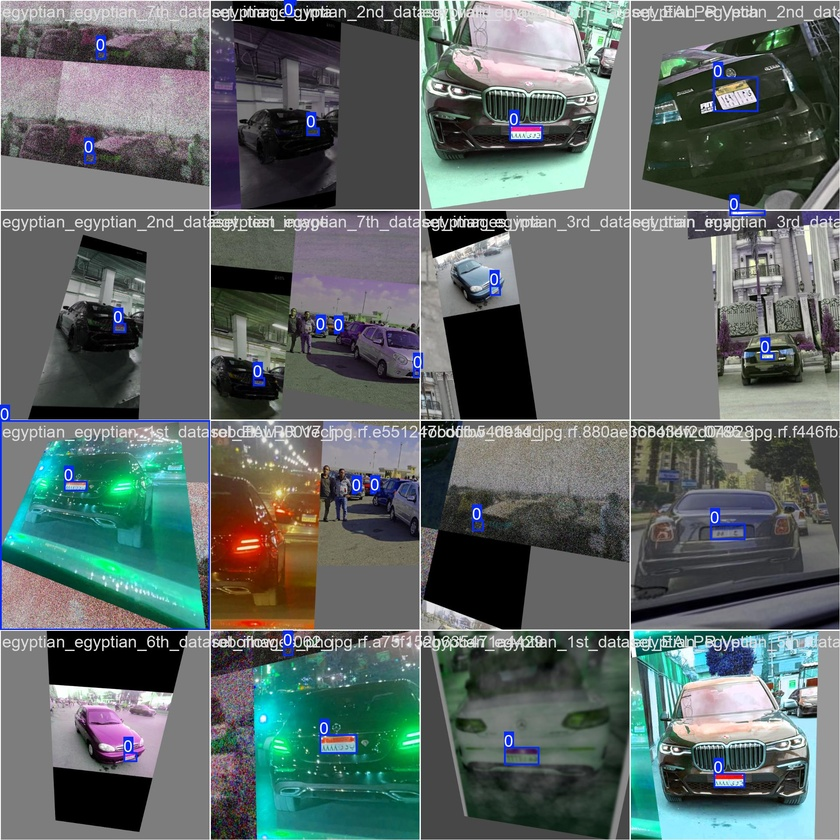
#> input picture train3/train_batch0.jpg, 840 x 840 px, shrunk from 1920 x 1920 before the run
$ python -i run_realtime.py   (imports and definitions only)
#> lines starting #> are read from the running program, lines starting #| are printed output that depends on the picture; after the words box and inside, x2 and y2 are one past the last pixel; in counts of white or black regions, pixels touching at a corner belong together
#> further down, picture is the input picture: shape (840, 840, 3); mean B, G, R 103.6, 104.8, 94.9
import cv2
import numpy as np
import re
import time
from ultralytics import YOLO

# ── تحميل الموديلات ─────────────────────────────────────────────────────────
# [1 line not run here, left out]
# [1 line that did not run here, left out]
# [1 line that did not run here, left out]
# [1 line that did not run here, left out]
# [1 line not run here, left out]


# [9 lines left out: function is_valid_egyptian_plate, not called in this run]


def deskew_plate(plate_img):
    try:
        gray      = cv2.cvtColor(plate_img, cv2.COLOR_BGR2GRAY)
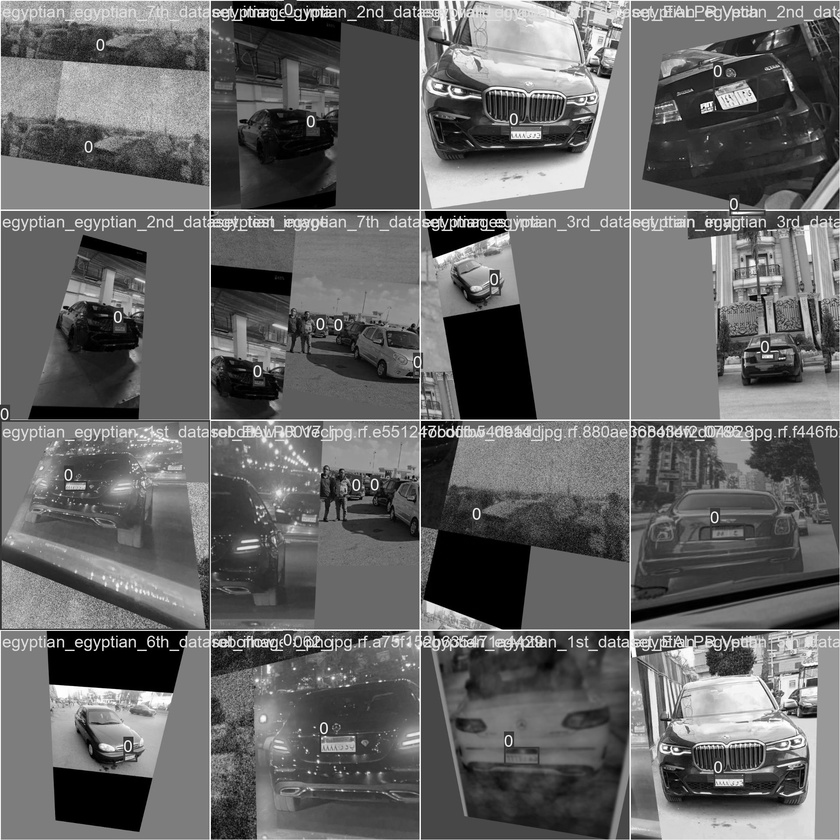
#> gray: shape (840, 840); min 0, max 255, mean 101.7
        blurred   = cv2.bilateralFilter(gray, 9, 75, 75)
        _, thresh = cv2.threshold(blurred, 0, 255, cv2.THRESH_BINARY_INV + cv2.THRESH_OTSU)
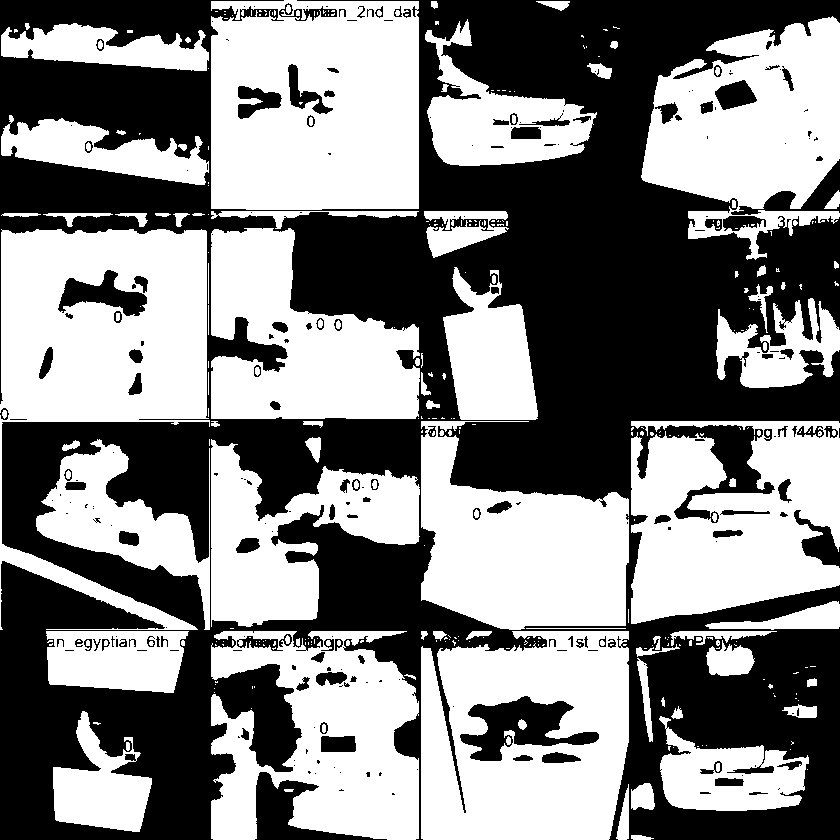
#> thresh: shape (840, 840); 51.5% white; 235 black regions (123 under 20 px), largest, box (x1, y1, x2, y2) and area: (0, 0, 840, 840) 317624, (460, 696, 599, 761) 4231, (255, 772, 387, 840) 3007
        coords    = np.column_stack(np.where(thresh > 0))
#> coords = 363644 pairs, first value 0 to 839, second value 0 to 839
        if len(coords) == 0:
            return plate_img
        rect  = cv2.minAreaRect(coords)
#> rect = ((419.5, 419.5), (839, 839), -90)
        angle = rect[-1]
#> angle = -90
        if angle < -45:
            angle = -(90 + angle)
#> angle = 0
        else:
            angle = -angle
        if 1.0 < abs(angle) < 30.0:
            h, w = plate_img.shape[:2]
            M    = cv2.getRotationMatrix2D((w // 2, h // 2), angle, 1.0)
            return cv2.warpAffine(plate_img, M, (w, h),
                                  flags=cv2.INTER_CUBIC,
                                  borderMode=cv2.BORDER_REPLICATE)
    except Exception as e:
        print(f"[Deskew Error] {e}")
    return plate_img


# [123 lines left out: functions read_plate, main, not called in this run]


# [2 lines not run here, left out]

>>> import cv2
>>> picture = cv2.imread('train3/train_batch0.jpg')
>>> result = deskew_plate(picture)

$ run again, on train3/train_batch1.jpg
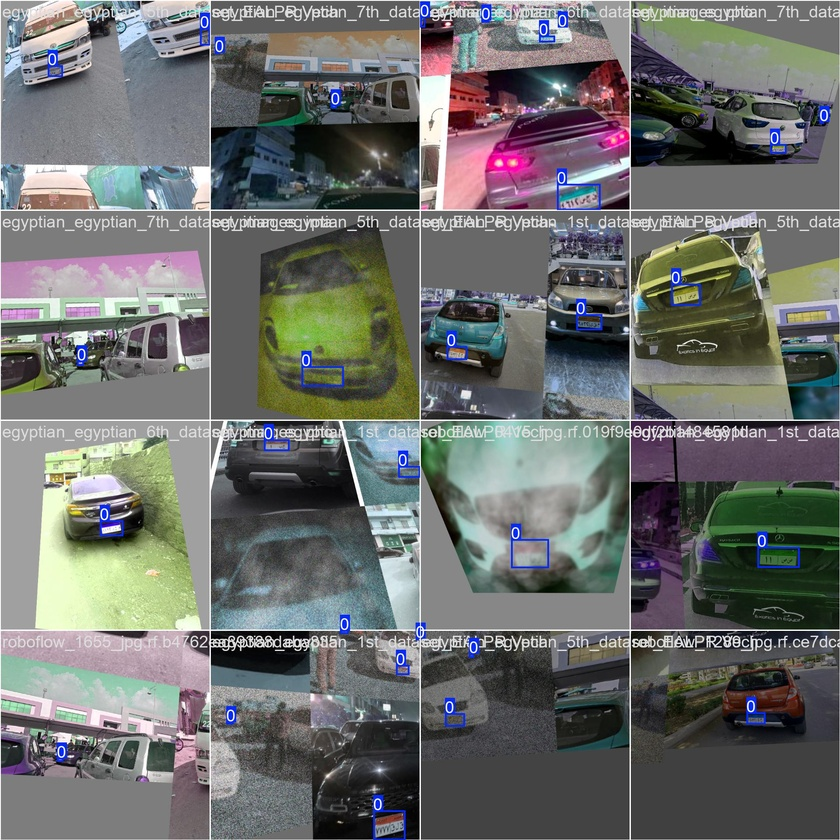
#> input picture train3/train_batch1.jpg, 840 x 840 px, shrunk from 1920 x 1920 before the run
#> picture is the input picture: shape (840, 840, 3); mean B, G, R 108.4, 110.3, 108.2
#> in deskew_plate, `gray      = cv2.cvtColor(plate_img, cv2.COLOR_BGR2GRAY)`:
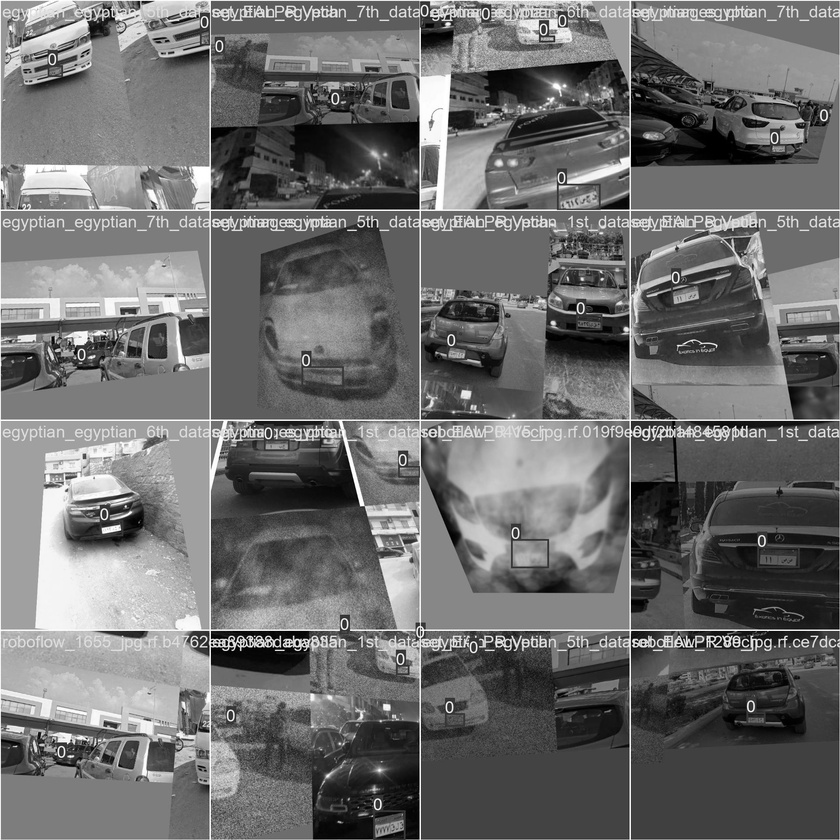
#> gray: shape (840, 840); min 0, max 255, mean 109.4
#> in deskew_plate, `_, thresh = cv2.threshold(blurred, 0, 255, cv2.THRESH_BINARY_INV + cv2..`:
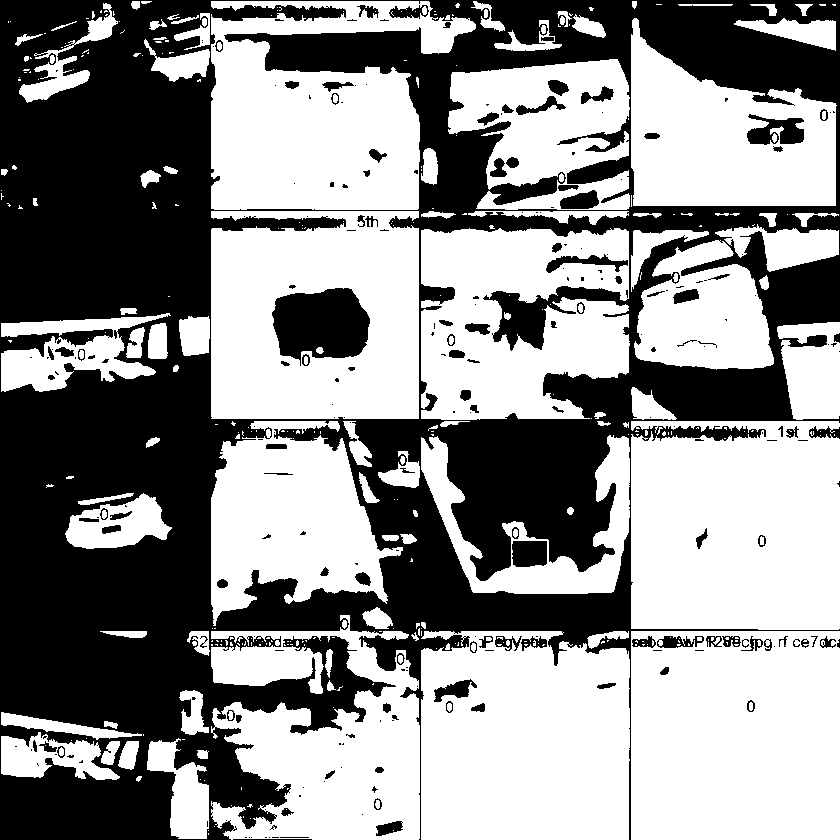
#> thresh: shape (840, 840); 55.6% white; 241 black regions (130 under 20 px), largest, box (x1, y1, x2, y2) and area: (0, 0, 840, 840) 295168, (272, 288, 370, 366) 5638, (747, 114, 804, 145) 1094
#> coords = 392186 pairs, first value 1 to 839, second value 1 to 839
#> rect = ((420, 420), (838, 838), -90)
#> in deskew_plate, `angle = rect[-1]`: angle = -90
#> in deskew_plate, `angle = -(90 + angle)`: angle = 0

$ run again, on train3/train_batch19570.jpg
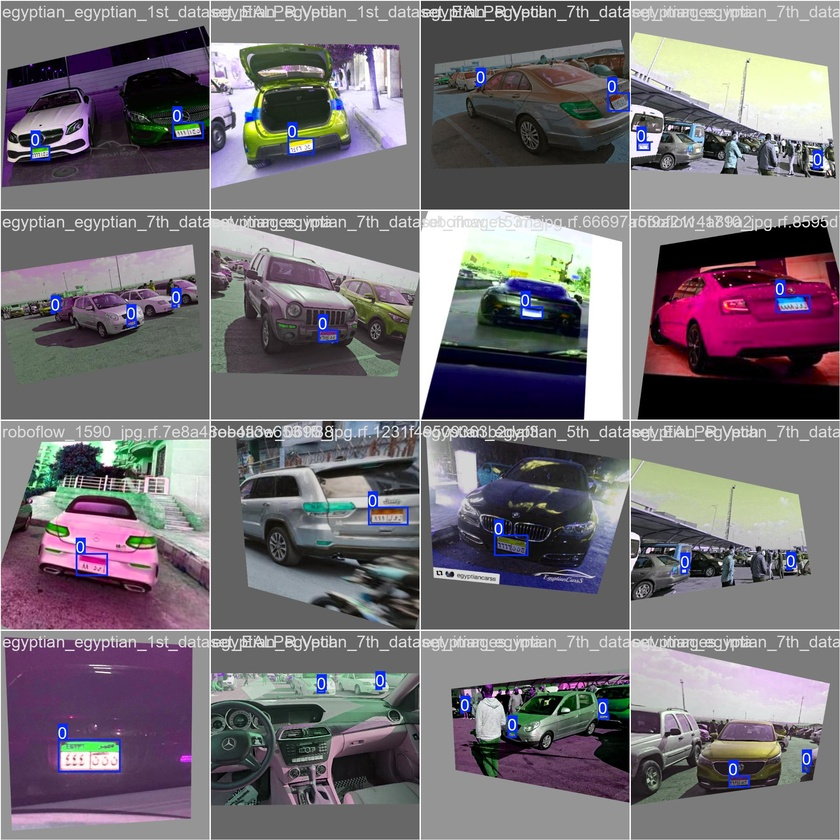
#> input picture train3/train_batch19570.jpg, 840 x 840 px, shrunk from 1920 x 1920 before the run
#> picture is the input picture: shape (840, 840, 3); mean B, G, R 117.6, 111.7, 117
#> in deskew_plate, `gray      = cv2.cvtColor(plate_img, cv2.COLOR_BGR2GRAY)`:
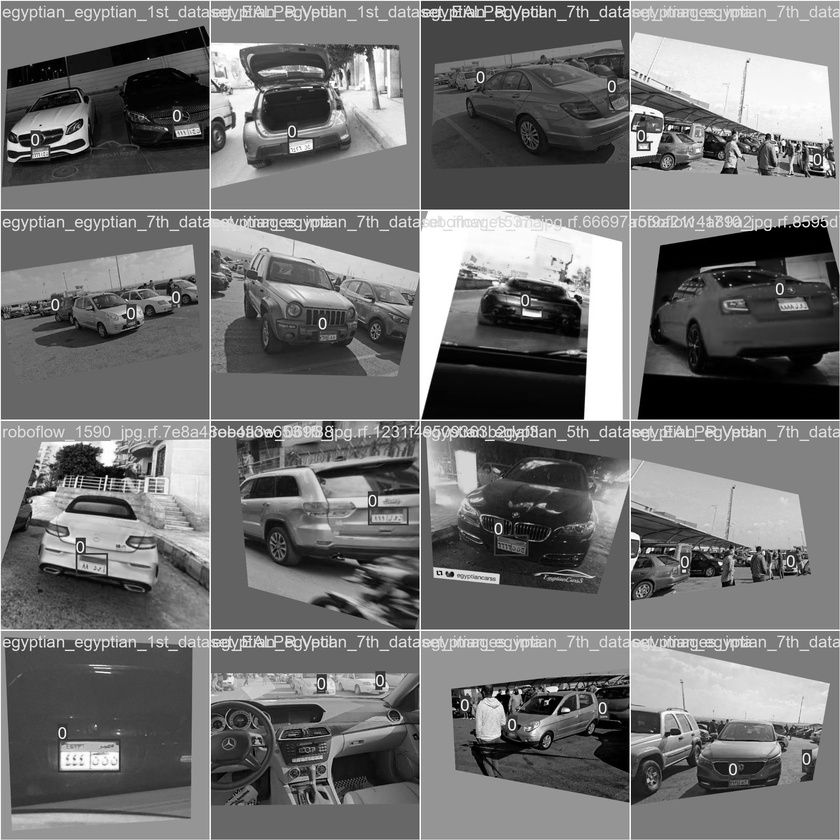
#> gray: shape (840, 840); min 0, max 255, mean 114
#> in deskew_plate, `_, thresh = cv2.threshold(blurred, 0, 255, cv2.THRESH_BINARY_INV + cv2..`:
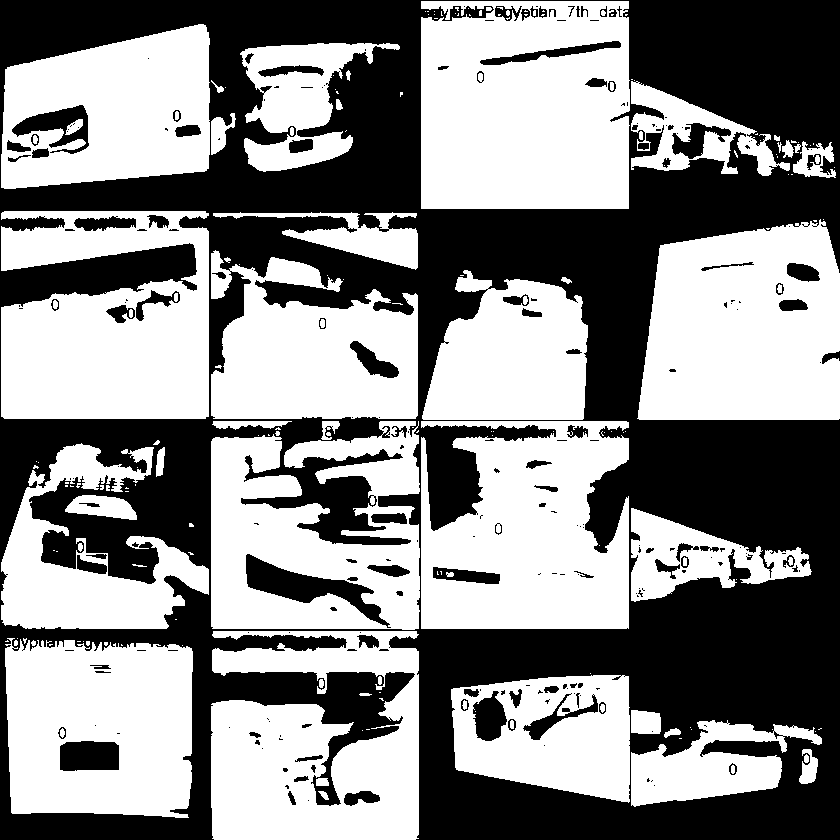
#> thresh: shape (840, 840); 53.4% white; 228 black regions (129 under 20 px), largest, box (x1, y1, x2, y2) and area: (0, 0, 840, 840) 307346, (246, 554, 391, 628) 3230, (60, 741, 119, 771) 1654
#> coords = 376542 pairs, first value 1 to 839, second value 1 to 839
#> rect = ((420, 420), (838, 838), -90)
#> in deskew_plate, `angle = rect[-1]`: angle = -90
#> in deskew_plate, `angle = -(90 + angle)`: angle = 0

$ run again, on train3/train_batch19571.jpg
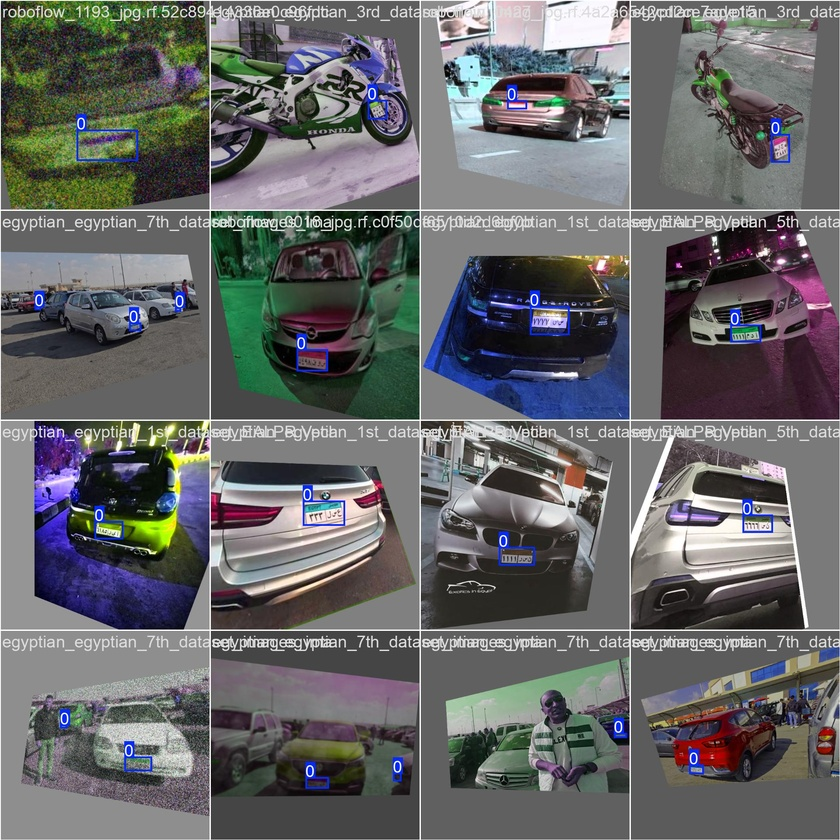
#> input picture train3/train_batch19571.jpg, 840 x 840 px, shrunk from 1920 x 1920 before the run
#> picture is the input picture: shape (840, 840, 3); mean B, G, R 103.8, 102.4, 101.9
#> in deskew_plate, `gray      = cv2.cvtColor(plate_img, cv2.COLOR_BGR2GRAY)`:
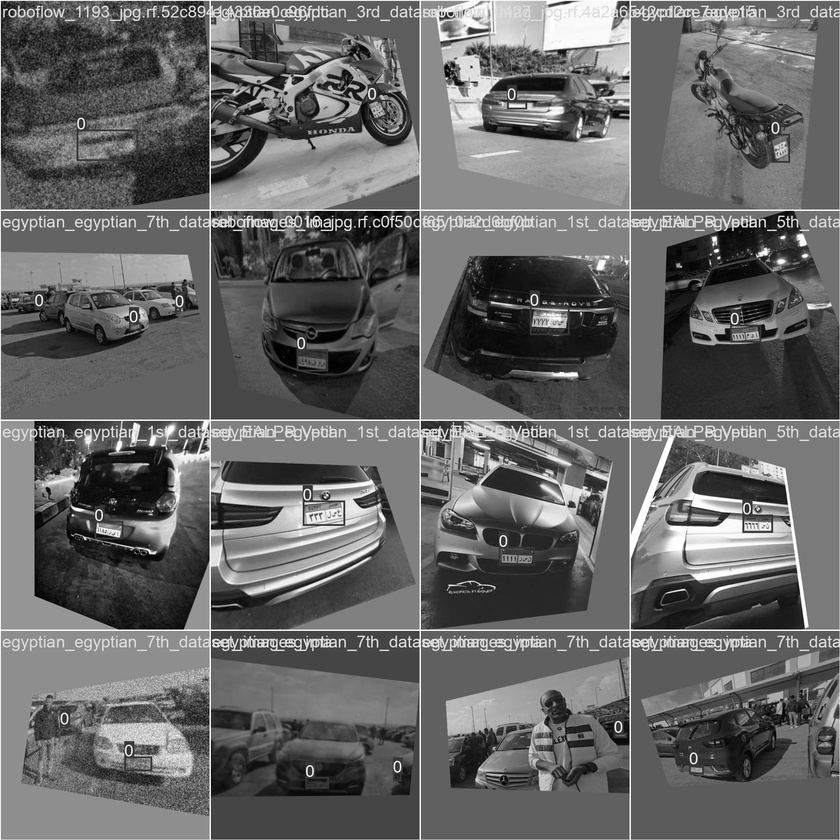
#> gray: shape (840, 840); min 0, max 255, mean 102.4
#> in deskew_plate, `_, thresh = cv2.threshold(blurred, 0, 255, cv2.THRESH_BINARY_INV + cv2..`:
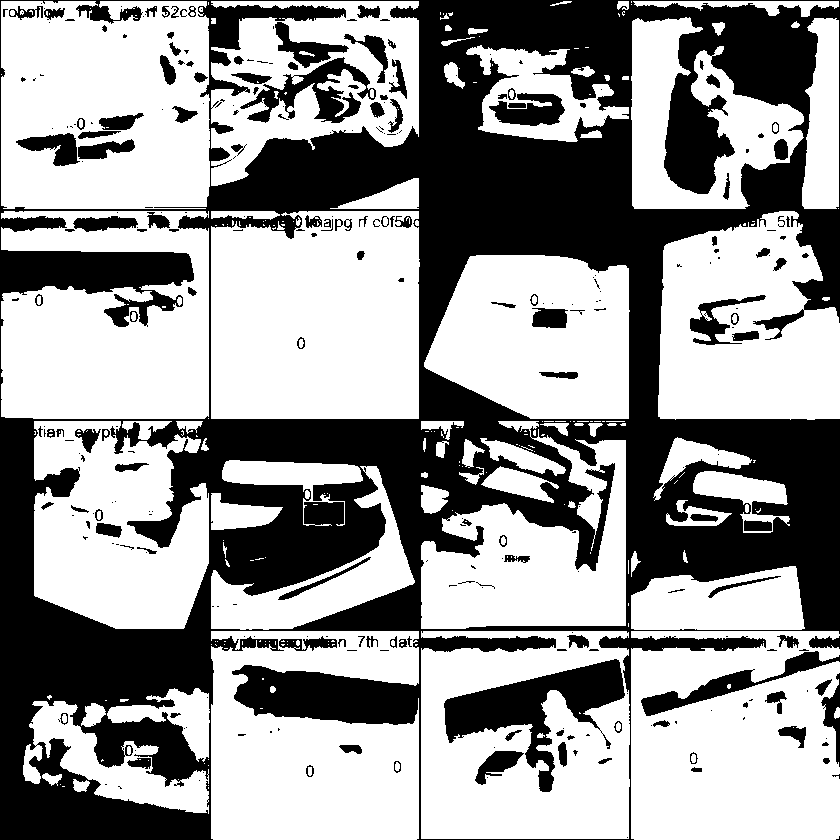
#> thresh: shape (840, 840); 59.6% white; 295 black regions (156 under 20 px), largest, box (x1, y1, x2, y2) and area: (0, 0, 840, 840) 249749, (444, 659, 625, 792) 8274, (240, 57, 376, 123) 3112
#> coords = 420651 pairs, first value 1 to 839, second value 1 to 839
#> rect = ((420, 420), (838, 838), -90)
#> in deskew_plate, `angle = rect[-1]`: angle = -90
#> in deskew_plate, `angle = -(90 + angle)`: angle = 0
